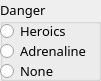
   <widget class="QGroupBox" name="dangerBox">
    <property name="geometry">
     <rect>
      <x>310</x>
      <y>250</y>
      <width>101</width>
      <height>81</height>
     </rect>
    </property>
    <property name="font">
     <font>
      <family>Sans</family>
      <pointsize>10</pointsize>
     </font>
    </property>
    <property name="title">
     <string>Danger</string>
    </property>
    <widget class="QRadioButton" name="heroicsRadioButton">
     <property name="geometry">
      <rect>
       <x>0</x>
       <y>20</y>
       <width>81</width>
       <height>22</height>
      </rect>
     </property>
     <property name="font">
      <font>
       <family>Sans</family>
       <pointsize>10</pointsize>
      </font>
     </property>
     <property name="text">
      <string>Heroics</string>
     </property>
    </widget>
    <widget class="QRadioButton" name="dangerNoneRadioButton">
     <property name="geometry">
      <rect>
       <x>0</x>
       <y>60</y>
       <width>71</width>
       <height>22</height>
      </rect>
     </property>
     <property name="font">
      <font>
       <family>Sans</family>
       <pointsize>10</pointsize>
      </font>
     </property>
     <property name="text">
      <string>None</string>
     </property>
    </widget>
    <widget class="QRadioButton" name="adrenaline2RadioButton">
     <property name="geometry">
      <rect>
       <x>0</x>
       <y>40</y>
       <width>101</width>
       <height>22</height>
      </rect>
     </property>
     <property name="font">
      <font>
       <family>Sans</family>
       <pointsize>10</pointsize>
      </font>
     </property>
     <property name="text">
      <string>Adrenaline</string>
     </property>
    </widget>
   </widget>
